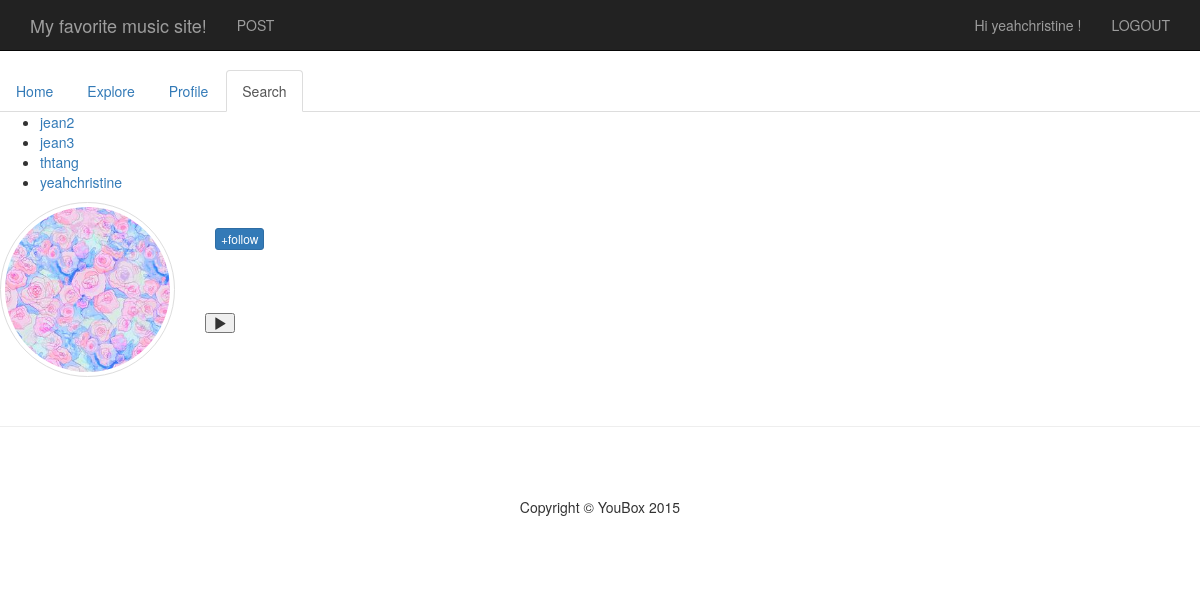
The page /search/ (signed in) on the database as committed earlier.
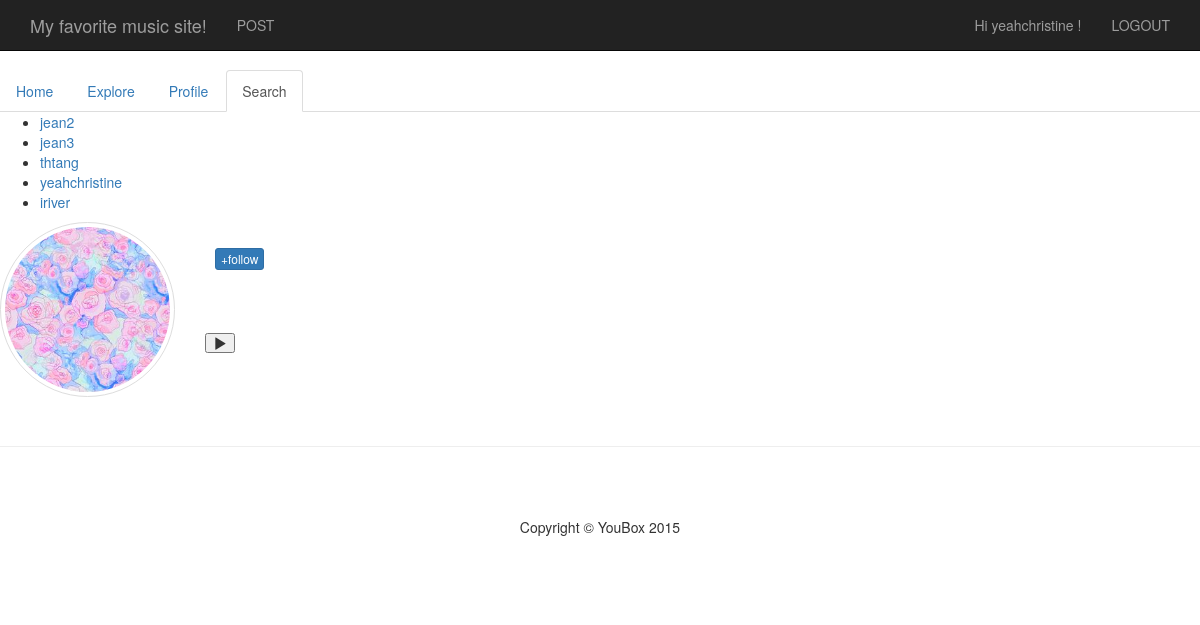
The same page on the database as committed later.
### login/models.py (models this page shows)
class CustomUser(User):
	user_image = models.TextField(max_length=100)
	objects = UserManager()

### musicSite/views.py (the view)
# urls.py: url(r'^search/$',search),
def search(request):
	user_list=CustomUser.objects.all()
	print (user_list)
	return render(request,'search.html',{'user_list':user_list})

### musicSite/templates/search.html (shortened to what this page needs)
{% extends 'playground_base.html' %}
{% load staticfiles %}
{% block navbar %}
	    <li><a href="/home">Home</a></li>
	    <li><a href="/explore/songcategories/">Explore</a></li>
	    <li ><a href="/profile/">Profile</a></li>
	    <li class="active"><a href="/search/">Search</a></li>
{% endblock %}
{% block content %}
	<ul>
		{%for profile_user in user_list %}
			<li><a href="{% url 'profile_url' profile_user %}">{{profile_user}}</a></li>
		{%endfor%}
	</ul>
	{% if user.username %}
	        <div class = 'row'>
	        	<div class="col-md-2">
	            	<img src="../static/img/user_pic.jpg" class= "img-circle img-responsive img-thumbnail" >
	        	</div>
	           	<div class="col-md-2">
                    	<h3>{{ user_other}}<input type="button" class="btn btn-primary btn-xs" style="margin-left:10px" onclick='follow(this)' value='+follow'/></h3>
                    	<button class="glyphicon glyphicon-play button" aria-hidden="true" style="margin-top:30%;" id = "play" onclick="playlist()" ></button>
                </div>
	        </div>
	        <div class="page-header"></div>
{% else %}
<h3 align="center">Please Login !</h3>
{% endif %}
{% endblock %}

Rows that differ between the two databases and show on the page:
added CustomUser: username "iriver"
